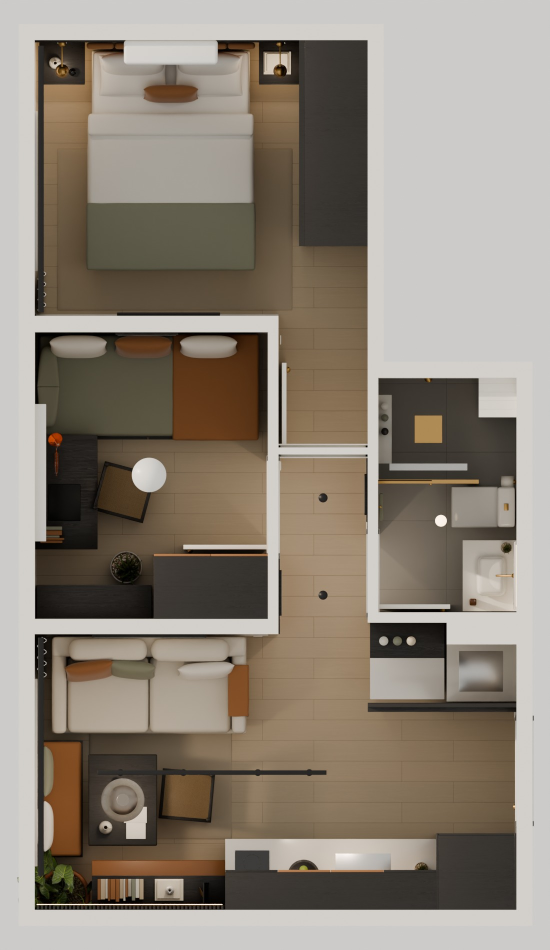
#> input picture renders2/ebano/planta.jpg, 1100 x 1900 px, found by its file name (shown at 1/2 size); its folder holds 6 pictures in this run
$ python deliverables2.py renders2/ebano/banho.jpg
#> lines starting #> are read from the running program, lines starting #| are printed output that depends on the picture
### catalog_merge.py
"""Junta os catálogos da base e de cada opção de jantar em catalog.json, na ordem de catalog_items."""
import json, os
import catalog_items

R = os.path.dirname(os.path.abspath(__file__))


def merge():
    cat = []
    for f in ["catalog_base.json", "catalog_rebativel.json", "catalog_bancada.json", "catalog_centro.json", "catalog_parede.json"]:
        if os.path.exists(os.path.join(R, f)):
            ids = {x["id"] for x in cat}
            cat += [c for c in json.load(open(os.path.join(R, f))) if c["id"] not in ids]
    # as opções em que cada peça aparece vêm sempre de catalog_items
    opts = {i[0]: (i[9] if len(i) > 9 else "") or "" for i in catalog_items.ITEMS}
    for c in cat:
        c["opts"] = opts.get(c["id"], c.get("opts", ""))
    order = [i[0] for i in catalog_items.ITEMS]
    cat.sort(key=lambda c: order.index(c["id"]) if c["id"] in order else 999)
    json.dump(cat, open(os.path.join(R, "catalog.json"), "w"), ensure_ascii=False, indent=1)
    return cat

### deliverables2.py
"""v2: planta cotada, caderno PDF (A3) e assets da página para o conceito "Ateliê Ipiranga"."""
import base64
import json
import os
import struct

from PIL import Image, ImageDraw, ImageFont
from reportlab.lib.pagesizes import A3, landscape
from reportlab.lib.utils import ImageReader
from reportlab.pdfgen import canvas

ROOT = os.path.dirname(os.path.abspath(__file__))
REN = os.path.join(ROOT, "renders2")
SITE = os.path.join(ROOT, "site")
ORDER = ["terra", "mata", "moderno", "ipe", "ebano"]

# paletas (espelha build2.PALETTES sem importar bpy)
PAL = {
    "terra": ("Terra Paulista", ["#F2EDE4", "#C39062", "#B5583A", "#6E6B4A", "#3A3835"],
              "Base mineral quente: tijolo e terra roxa. A terracota costura rack, cabeceira, barrado e guarda-roupa."),
    "mata": ("Mata Atlântica", ["#F4F1EA", "#CDAE84", "#4F5B3E", "#A3AE94", "#B08D57"],
             "Calma e biofílica. Sálvia como parede média no quarto 2, musgo nas lacas, metais em latão."),
    "moderno": ("Modernismo Paulista", ["#F5F3EE", "#AC7D52", "#1F4E8C", "#BDB8AF", "#1E1E1E"],
                "Referência aos azulejos da arquitetura moderna brasileira: cobalto no backsplash e no barrado."),
    "ipe": ("Ipê", ["#EFE6D4", "#8A5E3E", "#C99A2E", "#D9A68F", "#2F4A3A"],
            "A mais ousada: ocre nas lacas, argila no quarto 2 e sofá verde-garrafa."),
    "ebano": ("Madeira Preta", ["#F2EFE9", "#2A2623", "#9C6B43", "#8C8F7E", "#D8D1C5"],
              "Toda a marcenaria em madeira ebanizada (o veio aparece sob o preto), com caramelo, sálvia e latão. Paredes e piso claros seguram o contraste."),
}

ROOMS = [
    ("estar", "Sala · parede única", "4,21 m de marcenaria contínua: ripado com TV, cozinha e torre da geladeira"),
    ("sala", "Sala de estar e jantar", "4,21 × 2,41 m · sofá 1,70 m, canto alemão sob a janela"),
    ("cozinha", "Cozinha e serviço", "bancada 1,84 m, aéreos até o teto, nicho com portas de palhinha"),
    ("corredor", "Corredor-galeria", "0,78 m · barrado até 1,10 m com filete de freijó"),
    ("dorm1", "Dormitório 1", "2,91 × 2,41 m · cabeceira estofada, criados suspensos, arandelas"),
    ("dorm1_b", "Dormitório 1 · armário", "guarda-roupa de correr até o teto com puxador cava"),
    ("dorm2", "Dormitório 2 · estúdio", "2,01 × 2,51 m · daybed, escrivaninha, estante e armário em laca"),
    ("banho", "Banheiro", "1,21 × 2,11 m · box até o forro, bancada suspensa, espelho com LED"),
]

LABELS = [("DORMITÓRIO 1", "2,91 × 2,41", 1.20, 2.15), ("DORMITÓRIO 2", "2,01 × 2,51", 1.30, 3.95),
          ("BANHO", "1,21 × 2,11", 3.60, 4.45), ("ESTAR / JANTAR", "4,21 × 2,41", 1.25, 6.35),
          ("COZINHA", "", 2.60, 6.80), ("SERVIÇO", "", 3.55, 6.05), ("GALERIA", "", 2.52, 4.75)]


def font(size, bold=False):
    for p in (["/System/Library/Fonts/Supplemental/Arial Bold.ttf"] if bold else []) + [
            "/System/Library/Fonts/Supplemental/Arial.ttf"]:
        if os.path.exists(p):
            return ImageFont.truetype(p, size)
    return ImageFont.load_default()


RJ = os.path.join(ROOT, "renders_j")
DOPTS = ["rebativel", "bancada", "centro", "parede"]
DVIEWS = ["sala", "estar", "isometrica", "planta_cotada"]


def rpath(p, v, opt="rebativel"):
    """Render da vista; as vistas da sala vêm da opção de jantar (B por padrão) quando já existem."""
    q = os.path.join(RJ, opt, p, f"{v}.jpg")
    return q if os.path.exists(q) else os.path.join(REN, p, f"{v}.jpg")


def labeled_plan(p, opt=None):
#> called with p = 'terra'
    src = os.path.join(RJ, opt, p, "planta.jpg") if opt else os.path.join(REN, p, "planta.jpg")
    if not os.path.exists(src):
        return None
    im = Image.open(src).convert("RGBA")
    ov = Image.new("RGBA", im.size, (0, 0, 0, 0))
#> ov: PIL image 1100x1900 RGBA; every value is 0
    d = ImageDraw.Draw(ov)
    f1, f2 = font(26, True), font(22)
    s = 1900 / 8.3
    for title, dims, x, y in LABELS:
        px, py = 550 + (x - 2.1) * s, 950 + (y - 3.8) * s
        w1 = d.textlength(title, font=f1)
        w2 = d.textlength(dims, font=f2) if dims else 0
        w, h = max(w1, w2) + 26, 40 + (28 if dims else 0)
        d.rounded_rectangle([px - w / 2, py - h / 2, px + w / 2, py + h / 2], 8, fill=(255, 255, 255, 222))
        d.text((px - w1 / 2, py - h / 2 + 7), title, font=f1, fill=(28, 28, 28, 255))
        if dims:
            d.text((px - w2 / 2, py - h / 2 + 38), dims, font=f2, fill=(95, 95, 95, 255))
#> this loop made 7 passes
#> (w1, w2, w, h) on passes 1 to 7: (67, 49, 93, 68), (67, 49, 93, 68), (35, 49, 75, 68), (75, 49, 101, 68), (46, 0, 72, 40), (39, 0, 65, 40), (40, 0, 66, 40)
    sx, sy = 550 + (0 - 2.1) * s, 950 + (7.95 - 3.8) * s
    d.rectangle([sx, sy, sx + s, sy + 7], fill=(28, 28, 28, 255))
    d.text((sx + s + 12, sy - 9), "1 m", font=f2, fill=(28, 28, 28, 255))
    out = os.path.join(RJ, opt, p, "planta_cotada.jpg") if opt else os.path.join(REN, p, "planta_cotada.jpg")
    Image.alpha_composite(im, ov).convert("RGB").save(out, quality=92)
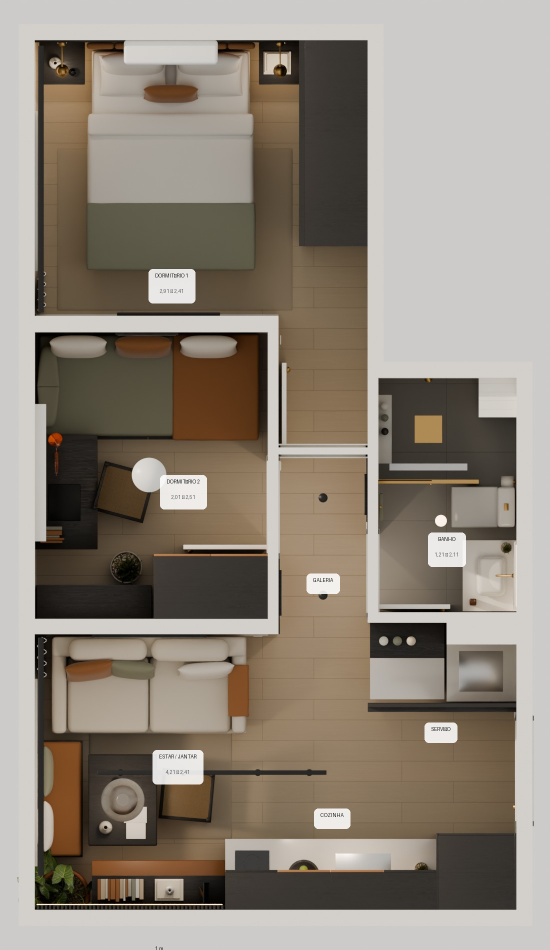
#> saved as planta_cotada.jpg: PIL image 1100x1900 RGB (shown at 1/2 size); mean R, G, B 143.6, 134.3, 122.6


def hexrgb(h):
    h = h.lstrip("#")
    return tuple(int(h[i:i + 2], 16) / 255 for i in (0, 2, 4))


def pdf():
    W, Hh = landscape(A3)
    path = os.path.join(ROOT, "Ares_Ipiranga_Atelie_Projeto3D.pdf")
    c = canvas.Canvas(path, pagesize=(W, Hh))
    c.setTitle("Ateliê Ipiranga · Ares Ipiranga final 01 · Projeto de interiores")
    M = 40
    ink, grey = (0.12, 0.12, 0.13), (0.45, 0.45, 0.47)

    # [36 lines left out: functions header, img, para, not called in this run]

    # capa
    img(rpath("terra", "sala"), W * 0.36, M, W * 0.64 - M, Hh - 2 * M)
    c.setFillColorRGB(*ink)
    c.setFont("Helvetica-Bold", 46)
    c.drawString(M, Hh * 0.66, "Ateliê Ipiranga")
    c.setFont("Helvetica", 19)
    c.drawString(M, Hh * 0.66 - 34, "a casa como moldura")
    y = para("Projeto de interiores para o apartamento final 01 do Ares Ipiranga (Brio), 31,22 m², 2 dormitórios. "
             "Marcenaria contínua de freijó emoldura a vida e a arte; uma cor-assinatura por cômodo; piso único "
             "claro, teto branco e luz quente sobreposta, porque a alvenaria é estrutural.", M, Hh * 0.66 - 80, W * 0.30, 12.5, 18)
    c.showPage()

    # conceito + pesquisa
    header("Conceito e fundamentos", "Do briefing de pesquisa (research/design_brief.md)")
    col = (W - 2 * M - 40) / 2
    y = Hh - M - 90
    c.setFont("Helvetica-Bold", 14)
    c.setFillColorRGB(*ink)
    c.drawString(M, y, "Princípios aplicados")
    y -= 24
    for t, d in [
        ("Mostrar piso", "A área de piso visível é o fator mais forte de amplitude percebida (Stamps, 2011). Rack, criados e escrivaninha suspensos; sofá com pés de 15 cm; nenhum móvel no centro."),
        ("Volumes altos só nas paredes", "Enclausuramento acompanha a altura dos limites próximos (Stamps, 2012): armários vão até o teto, encostados; perto da circulação, nada acima de 0,90 m."),
        ("Teto branco, sem rebaixo na sala", "Teto claro é percebido mais alto (Oberfeld, Hecht & Gamer, 2010). Forro só no banho."),
        ("Janela livre e parede do fundo iluminada", "Vista e iluminância na parede oposta ampliam (Tural & Tural, 2024): cortina recolhida na lateral, wall-wash no ripado."),
        ("Uma peça de marcenaria por cômodo", "Método MKCA / Soek: um único volume contínuo em vez de móveis soltos; paleta de 2–3 materiais."),
        ("Flexibilidade soft", "Schneider & Till (2005): daybed que vira quarto de hóspedes, banco-baú no jantar."),
        ("Ergonomia", "Circulação ≥ 0,75 m, frente da bancada ≥ 0,90 m, lateral de cama ≈ 0,50 m (Panero & Zelnik; Neufert)."),
    ]:
        c.setFont("Helvetica-Bold", 11.5)
        c.setFillColorRGB(*ink)
        c.drawString(M, y, t)
        y = para(d, M, y - 15, col, 10.5, 14) - 8
    x2 = M + col + 40
    y = Hh - M - 90
    c.setFont("Helvetica-Bold", 14)
    c.setFillColorRGB(*ink)
    c.drawString(x2, y, "Referências de projeto")
    y -= 24
    for t, d in [
        ("Casa 100 Arquitetura · Compact fit, 24 m² (SP)", "Lógica de quarto de hotel; cozinha e armário num nicho só."),
        ("Pro.a Arquitetos · Apto Nébias, 32 m² (SP)", "Madeira e vidro, marcenaria autoral."),
        ("Soek · Apto 33, 33 m² (SP)", "Uma marcenaria envolve o espaço e concentra eletros e acessos."),
        ("Estúdio BRA · Apto Cazo, 38 m² (SP)", "Paleta curta de madeira e cinza sobre branco."),
        ("MKCA · Unfolding Apartment, 37 m² (NY)", "Um único armário gigante libera o resto do espaço."),
        ("Gary Chang · Domestic Transformer, 32 m² (HK)", "Painéis em trilho: o mesmo espaço em vários usos."),
        ("Elii · Didomestic (Madri)", "Um gesto de cor como identidade."),
        ("Linguagem: SuperLimão, Memola, Alan Chu, Triplex", "Cor pontual, materiais crus, fundo neutro para arte."),
    ]:
        c.setFont("Helvetica-Bold", 11)
        c.setFillColorRGB(*ink)
        c.drawString(x2, y, t)
        y = para(d, x2, y - 14, col, 10.5, 14) - 8
    c.showPage()

    # planta
    header("Planta humanizada", "Medidas internas do contrato; layout Ateliê Ipiranga")
    img(rpath("terra", "planta_cotada"), M, M, W * 0.40, Hh - 2 * M - 60)
    img(rpath("terra", "isometrica"), M + W * 0.42, M, W * 0.58 - 2 * M, Hh - 2 * M - 60)
    c.showPage()

    # paletas
    header("Cinco paletas", "Mesma marcenaria e layout; muda a cor-assinatura, a madeira e os têxteis")
    cw = (W - 2 * M) / len(ORDER)
    for i, p in enumerate(ORDER):
        lab, sw, why = PAL[p]
        x = M + i * cw
        img(rpath(p, "estar"), x + 6, Hh * 0.42, cw - 12, Hh * 0.42)
        c.setFillColorRGB(*ink)
        c.setFont("Helvetica-Bold", 15)
        c.drawString(x + 8, Hh * 0.39, lab)
        for j, hx in enumerate(sw):
            c.setFillColorRGB(*hexrgb(hx))
            c.setStrokeColorRGB(0.8, 0.8, 0.8)
            c.rect(x + 8 + j * 40, Hh * 0.33, 34, 26, fill=1, stroke=1)
            c.setFillColorRGB(*grey)
            c.setFont("Helvetica", 6.5)
            c.drawString(x + 8 + j * 40, Hh * 0.33 - 11, hx.upper())
        para(why, x + 8, Hh * 0.27, cw - 24, 10.5, 14)
    c.showPage()

    # páginas grandes da paleta recomendada
    for v, t, d in ROOMS:
        header(t, d + " · paleta Terra Paulista")
        img(rpath("terra", v), M, M, W - 2 * M, Hh - 2 * M - 60)
        c.showPage()

    # comparação por cômodo
    for v, t, d in ROOMS:
        header(t + " · opções de cor", d)
        gw, gh = (W - 2 * M - 32) / 3, (Hh - 2 * M - 80) / 2
        for i, p in enumerate(ORDER):
            gx = M + (i % 3) * (gw + 16)
            gy = M + (1 - i // 3) * (gh + 10)
            x, y, dw, dh = img(rpath(p, v), gx, gy + 16, gw, gh - 16)
            c.setFillColorRGB(*ink)
            c.setFont("Helvetica-Bold", 11)
            c.drawString(x, y - 13, PAL[p][0])
        c.showPage()

    # opções de jantar
    header("Onde comer na sala · quatro opções", "O meio da sala fica livre entre o sofá e a TV")
    gw = (W - 2 * M - 48) / 4
    for i, (o, t, d) in enumerate([("bancada", "A · Bancada na janela", "Bancada 100 x 38 cm a 97 cm, duas banquetas altas que encaixam embaixo."),
                                   ("rebativel", "B · Mesa rebatível (padrão)", "Tampo 84 x 50 cm que abre sobre braços articulados; fechada ocupa 6 cm."),
                                   ("centro", "C · Mesa de centro elevatória", "Tampo sobe de 40 para 63 cm; o banco-baú vira canto de leitura."),
                                   ("parede", "D · Mesa ao lado do sofá", "Sofá de 1,50 m e mesa retrátil 44 x 70 cm presa na parede, com duas banquetas baixas.")]):
        x = M + i * (gw + 16)
        q = os.path.join(RJ, o, "terra", "sala.jpg")
        q = q if os.path.exists(q) else os.path.join(ROOT, "renders_opcoes", o, "terra", "sala.jpg")
        if os.path.exists(q):
            img(q, x, Hh * 0.40, gw, Hh * 0.42)
        c.setFillColorRGB(*ink)
        c.setFont("Helvetica-Bold", 14)
        c.drawString(x, Hh * 0.36, t)
        para(d, x, Hh * 0.36 - 18, gw, 10.5, 14)
    c.showPage()

    # catálogo de móveis e eletrodomésticos
    cat = json.load(open(os.path.join(ROOT, "catalog.json")))
    cols, rows = 4, 3
    cw, ch = (W - 2 * M) / cols, (Hh - 2 * M - 70) / rows
    cmf = lambda v: f"{round(v * 100):d}"
    for page in range(0, len(cat), cols * rows):
        header("Móveis e eletrodomésticos", "Medidas tiradas do modelo, em centímetros: largura (ao longo da parede) x profundidade x altura")
        for k, it in enumerate(cat[page:page + cols * rows]):
            x = M + (k % cols) * cw
            top = Hh - M - 70 - (k // cols) * ch
            c.setFillColorRGB(0.937, 0.925, 0.902)
            c.rect(x + 4, top - ch * 0.62, cw - 8, ch * 0.62 - 6, fill=1, stroke=0)
            png = os.path.join(SITE, "img2", f"cat_{it['id']}.webp")
            if os.path.exists(png):
                ir = ImageReader(png)
                iw, ih = ir.getSize()
                r = min((cw - 16) / iw, (ch * 0.62 - 14) / ih)
                c.drawImage(ir, x + 4 + (cw - 8 - iw * r) / 2, top - ch * 0.62 + 4, iw * r, ih * r, mask="auto")
            ty = top - ch * 0.62 - 16
            c.setFillColorRGB(*grey)
            c.setFont("Helvetica", 7.5)
            c.drawString(x + 6, ty, f"{it['room']} · {it['type']}".upper())
            c.setFillColorRGB(*ink)
            c.setFont("Helvetica-Bold", 11)
            c.drawString(x + 6, ty - 14, it["name"])
            c.setFont("Courier", 10)
            c.setFillColorRGB(0.17, 0.33, 0.78)
            c.drawString(x + 6, ty - 29, f"{cmf(it['w'])} x {cmf(it['d'])} x {cmf(it['h'])} cm")
            c.setFillColorRGB(*grey)
            c.setFont("Helvetica", 8.5)
            extra = f"Instalação a {cmf(it['z0'])} cm do piso. " if it["z0"] > 0.05 else ""
            para(extra + it["note"], x + 6, ty - 43, cw - 16, 8.5, 11)
        c.showPage()
    c.save()
    return path


# [13 lines left out: function glb_to_json, not called in this run]


def ready(p):
    return all(os.path.exists(rpath(p, v)) for v in ["isometrica", "planta"] + [r[0] for r in ROOMS]
               if v != "planta_cotada")


def site():
    img_dir = os.path.join(SITE, "img2")
    os.makedirs(img_dir, exist_ok=True)
    os.makedirs(os.path.join(SITE, "items"), exist_ok=True)
    done = [p for p in ORDER if ready(p)]
    for p in done:
        for v in ["planta_cotada", "isometrica"] + [r[0] for r in ROOMS]:
            im = Image.open(rpath(p, v))
            im.thumbnail((1600, 1600))
            im.save(os.path.join(img_dir, f"{p}_{v}.jpg"), quality=80, optimize=True, progressive=True)
    for p in done:
        for o in DOPTS:
            labeled_plan(p, o)
            for v in DVIEWS:
                q = os.path.join(RJ, o, p, f"{v}.jpg")
                if os.path.exists(q):
                    im = Image.open(q)
                    im.thumbnail((1600, 1600))
                    im.save(os.path.join(img_dir, f"{p}_{v}__{o}.jpg"), quality=80, optimize=True, progressive=True)
        wd = os.path.join(ROOT, "modelo2", p, "web")
        os.makedirs(os.path.join(SITE, "models3"), exist_ok=True)
        if os.path.isdir(wd):
            for f in os.listdir(wd):
                if f.endswith(".glb"):
                    glb_to_json(os.path.join(wd, f), os.path.join(SITE, "models3", f"{p}_{f[:-4]}.json"))
    catalog_site()
    meta = {p: dict(label=PAL[p][0], swatches=PAL[p][1], why=PAL[p][2]) for p in done}
    json.dump(meta, open(os.path.join(SITE, "palettes2.json"), "w"), ensure_ascii=False)


def catalog_site():
    for it in json.load(open(os.path.join(ROOT, "catalog.json"))):
        g = os.path.join(ROOT, "web_items", f"{it['id']}.glb")
        if os.path.exists(g):
            glb_to_json(g, os.path.join(SITE, "items", f"{it['id']}.json"))
        png = os.path.join(ROOT, "catalog_png", f"{it['id']}.png")
        if os.path.exists(png):
            im = Image.open(png)
            im.thumbnail((640, 640))
            im.save(os.path.join(SITE, "img2", f"cat_{it['id']}.webp"), quality=82, method=6)


if __name__ == "__main__":
    import sys
    import catalog_merge
    catalog_merge.merge()
    if "--site" in sys.argv:
        site()
        print("site ok")
        sys.exit()
    for p in ORDER:
        labeled_plan(p)
    print("PDF", pdf())
#> (the call stopped at in pdf, `W, Hh = landscape(A3)`: reportlab is not available in this run)
    site()
    print("site ok")
